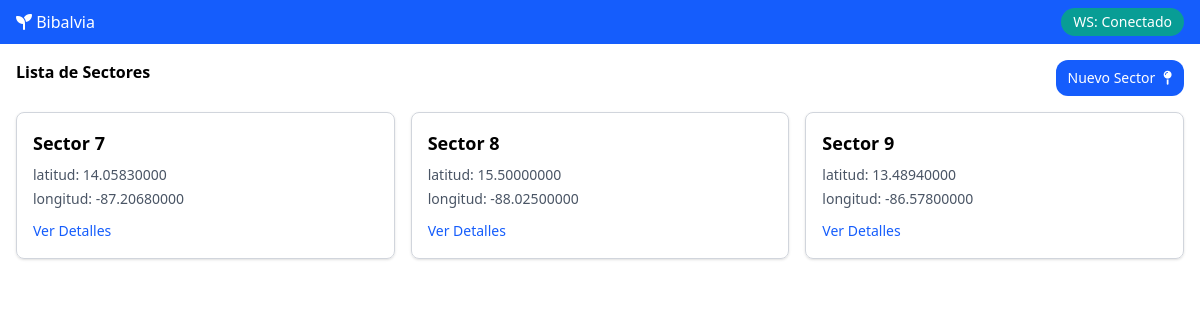
The app's page /, older data.
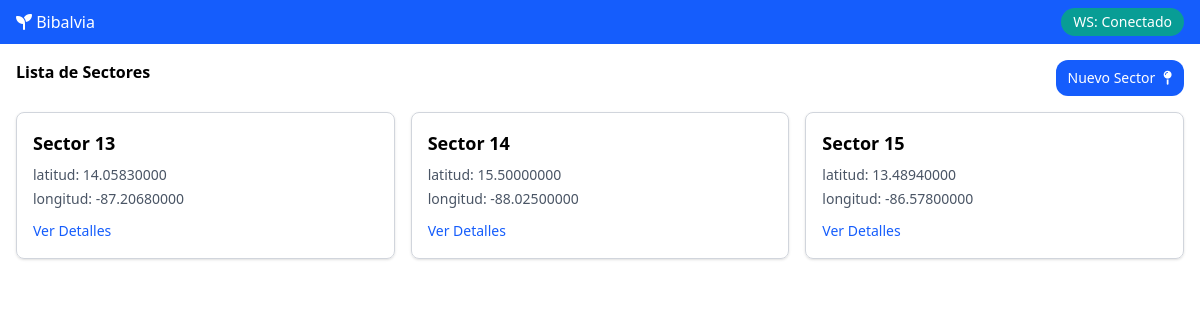
The same page, newer data.
### dashboard/models.py (models this page shows, shortened)
class Sector(models.Model):
    latitud = models.DecimalField(
        max_digits=10,
        decimal_places=8,
        validators=[MinValueValidator(-90), MaxValueValidator(90)]
    )
    longitud = models.DecimalField(
        max_digits=11,
        decimal_places=8,
        validators=[MinValueValidator(-180), MaxValueValidator(180)]
    )
    class Meta:
        verbose_name = "Sector"
        verbose_name_plural = "Sectores"
        ordering = ['id']
        indexes = [
            models.Index(fields=['latitud', 'longitud']),
        ]

### dashboard/views.py (the view)
# urls.py: 2. Add a URL to urlpatterns:  path('', views.home, name='home')
def home(request):
    sectores = Sector.objects.all()
    context = {
        'sectores': sectores,
    }
    toast = request.GET.get('toast')
    toast_tipo = request.GET.get('toast_tipo', 'success')
    if toast:
        context['toast'] = toast
        context['toast_tipo'] = toast_tipo
    return render(request, 'dashboard/home.html', context)

### dashboard/templates/dashboard/home.html (shortened to what this page needs)
{% extends "base.html" %}
{% block content %}
<div class="m-4">
    <section class="flex justify-between">
        <span class="font-semibold">Lista de Sectores</span>
        <a href="{% url 'sector_create' %}">
            <button
                class="rounded-xl text-sm flex items-center gap-2 bg-blue-600 text-white hover:bg-blue-500 active:bg-blue-700 transition-transform px-3 py-2">
                Nuevo Sector
                <i class="fa-solid fa-map-pin"></i>
            </button>
        </a>
    </section>
    {% if sectores %}
    <section class="grid grid-cols-1 md:grid-cols-2 lg:grid-cols-3 gap-4 mt-4">
        {% for sector in sectores %}
        <div class="border border-gray-300 rounded-lg p-4 shadow-sm hover:shadow-md transition-shadow">
            <h2 class="text-lg font-semibold mb-2">Sector {{ sector.id }}</h2>
            <p class="text-sm text-gray-600 mb-1">latitud: {{ sector.latitud }}</p>
            <p class="text-sm text-gray-600">longitud: {{ sector.longitud }}</p>
            <a href="{% url 'sector_detail' sector.id %}"
                class="mt-3 inline-block text-blue-600 hover:underline text-sm">Ver Detalles</a>
        </div>
        {% endfor %}
    </section>
    {% endif %}
</div>
{% endblock %}

Row changes from the older to the newer data that the page shows:
removed Sector: id "7", latitud "14.05830000", longitud "-87.20680000"
removed Sector: id "8", latitud "15.50000000", longitud "-88.02500000"
removed Sector: id "9", latitud "13.48940000", longitud "-86.57800000"
added Sector: id "13", latitud "14.05830000", longitud "-87.20680000"
added Sector: id "14", latitud "15.50000000", longitud "-88.02500000"
added Sector: id "15", latitud "13.48940000", longitud "-86.57800000"
